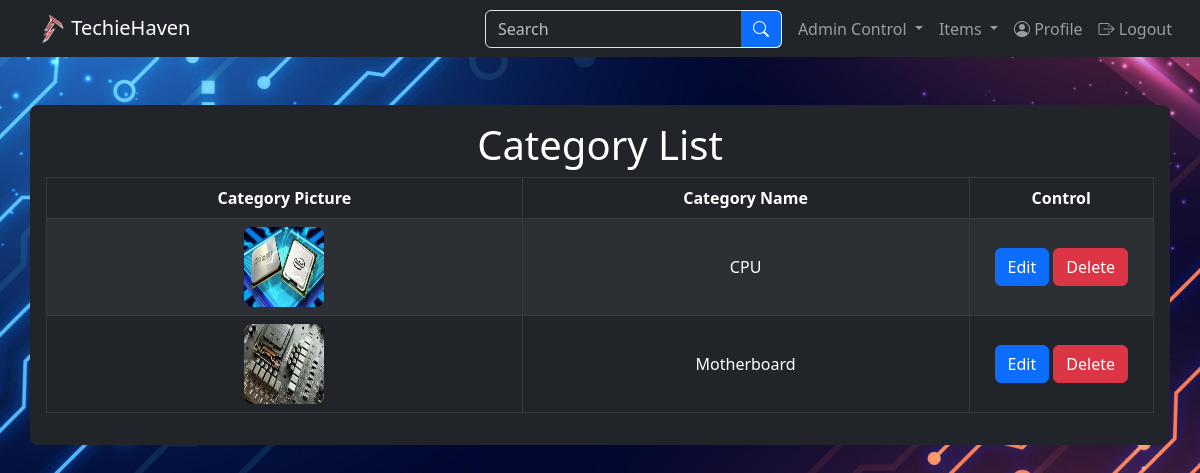
Before: /php/manage-category.php (signed in) with the older database file.
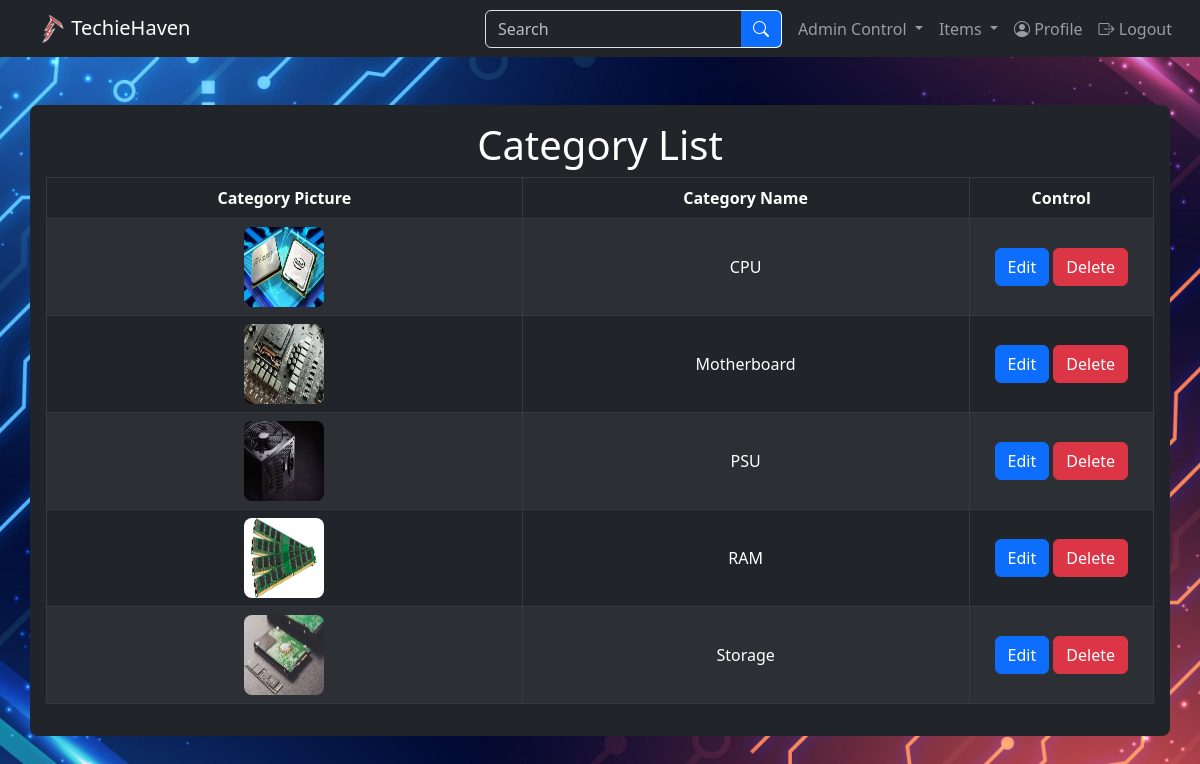
After: the same page with the newer database file.
### tables this page shows
CREATE TABLE `tbl_category` (
  `id` int(25) NOT NULL,
  `category_name` varchar(255) NOT NULL,
  `category_picture` varchar(255) NOT NULL DEFAULT 'default.png'
);

### php/manage-category.php (the view, shortened to what this page needs)
<?php
    include_once("../inc/database.php");
?>
<!doctype html>
<html lang="en">
    <head>
        <link rel="stylesheet" href="https://cdn.jsdelivr.net/npm/bootstrap-icons@1.10.5/font/bootstrap-icons.css">
        <link href="https://cdn.jsdelivr.net/npm/bootstrap@5.3.0-alpha3/dist/css/bootstrap.min.css" rel="stylesheet">
        <link href="../css/stylesheet.css" rel="stylesheet">
    </head>
    <body class="d-grid gap-5 bg-secondary">
        <?php include("../inc/navBar.php"); ?>
        <div class="container p-3 mb-2 bg-dark text-white table-responsive rounded-3">
            <h1 class="text-center mb-2">Category List</h1>
            <table class="table table-dark table-striped align-middle table-bordered table-responsive">
                <thead class="text-center">
                    <tr>
                        <th>Category Picture</th>
                        <th>Category Name</th>
                        <th>Control</th>
                    </tr>
                </thead>
                <tbody class="text-center">
                    <?php
                        $sqlQuery = "SELECT * FROM tbl_category WHERE category_name NOT LIKE 'All' ORDER BY category_name";
                        $sqlQueryResult = $connection->query($sqlQuery);
                        while($categoryData = $sqlQueryResult->fetch_assoc()){
                            echo "
                            <tr>
                                <td>
                                    <a href='category-list.php?category={$categoryData['category_name']}'><img src='../img/category/{$categoryData['category_picture']}' alt='Category Unavailable' class='rounded-3' style='width: 5rem; height: 5rem;'></a>
                                </td>
                                <td>
                                    {$categoryData['category_name']}
                                </td>
                                <td class='col-2'>
                                    <form action='' method='post'>
                                        <input type='hidden' name='categoryId' value='{$categoryData['id']}'>
                                        <button type='submit' name='edit' class='btn btn-primary position-relative' value='{$categoryData['category_name']}'>Edit</button>
                                        <button type='submit' name='delete' class='btn btn-danger' value='{$categoryData['category_name']}'>Delete</button>
                                    </form>
                                </td>
                            </tr>";
                        }
                    ?>
                </tbody>
            </table>
        </div>
    </body>
</html>

Changed rows visible on the page:
added tbl_category: category_picture (picture), category_name "PSU"
added tbl_category: category_picture (picture), category_name "RAM"
added tbl_category: category_picture (picture), category_name "Storage"
